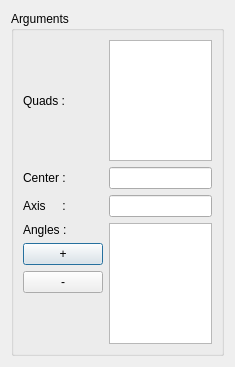
<?xml version="1.0" encoding="UTF-8"?>
<ui version="4.0">
 <class>QuadRevolutionDialog</class>
 <widget class="QDialog" name="QuadRevolutionDialog">
  <property name="geometry">
   <rect>
    <x>0</x>
    <y>0</y>
    <width>235</width>
    <height>367</height>
   </rect>
  </property>
  <property name="minimumSize">
   <size>
    <width>5</width>
    <height>0</height>
   </size>
  </property>
  <property name="windowTitle">
   <string>Quad(s) Revolution</string>
  </property>
  <layout class="QVBoxLayout" name="verticalLayout">
   <item>
    <widget class="QGroupBox" name="groupBox">
     <property name="minimumSize">
      <size>
       <width>5</width>
       <height>0</height>
      </size>
     </property>
     <property name="title">
      <string>Arguments</string>
     </property>
     <layout class="QGridLayout" name="gridLayout">
      <item row="0" column="0">
       <widget class="QLabel" name="quadsLabel">
        <property name="text">
         <string>Quads : </string>
        </property>
       </widget>
      </item>
      <item row="0" column="1">
       <widget class="QListWidget" name="quads_lw">
        <property name="sizePolicy">
         <sizepolicy hsizetype="Preferred" vsizetype="Preferred">
          <horstretch>0</horstretch>
          <verstretch>0</verstretch>
         </sizepolicy>
        </property>
       </widget>
      </item>
      <item row="1" column="0">
       <widget class="QLabel" name="label_5">
        <property name="text">
         <string>Center : </string>
        </property>
       </widget>
      </item>
      <item row="1" column="1">
       <widget class="QLineEdit" name="center_pt_le">
        <property name="sizePolicy">
         <sizepolicy hsizetype="Minimum" vsizetype="Fixed">
          <horstretch>0</horstretch>
          <verstretch>0</verstretch>
         </sizepolicy>
        </property>
        <property name="maximumSize">
         <size>
          <width>16777215</width>
          <height>16777215</height>
         </size>
        </property>
        <property name="toolTip">
         <string>Select a vertex
</string>
        </property>
        <property name="readOnly">
         <bool>false</bool>
        </property>
       </widget>
      </item>
      <item row="2" column="0">
       <widget class="QLabel" name="label_4">
        <property name="text">
         <string>Axis     :</string>
        </property>
       </widget>
      </item>
      <item row="2" column="1">
       <widget class="QLineEdit" name="axis_vec_le">
        <property name="sizePolicy">
         <sizepolicy hsizetype="Minimum" vsizetype="Fixed">
          <horstretch>0</horstretch>
          <verstretch>0</verstretch>
         </sizepolicy>
        </property>
        <property name="maximumSize">
         <size>
          <width>16777215</width>
          <height>16777215</height>
         </size>
        </property>
        <property name="toolTip">
         <string>Select a vector
</string>
        </property>
        <property name="readOnly">
         <bool>false</bool>
        </property>
       </widget>
      </item>
      <item row="3" column="0">
       <widget class="QLabel" name="label">
        <property name="text">
         <string>Angles : </string>
        </property>
       </widget>
      </item>
      <item row="3" column="1" rowspan="4">
       <widget class="QListWidget" name="angles_lw">
        <property name="sizePolicy">
         <sizepolicy hsizetype="Preferred" vsizetype="Preferred">
          <horstretch>0</horstretch>
          <verstretch>0</verstretch>
         </sizepolicy>
        </property>
       </widget>
      </item>
      <item row="4" column="0">
       <widget class="QPushButton" name="add_angle_pb">
        <property name="enabled">
         <bool>true</bool>
        </property>
        <property name="sizePolicy">
         <sizepolicy hsizetype="Maximum" vsizetype="Fixed">
          <horstretch>0</horstretch>
          <verstretch>0</verstretch>
         </sizepolicy>
        </property>
        <property name="text">
         <string>+</string>
        </property>
       </widget>
      </item>
      <item row="5" column="0">
       <widget class="QPushButton" name="del_angle_pb">
        <property name="sizePolicy">
         <sizepolicy hsizetype="Maximum" vsizetype="Fixed">
          <horstretch>0</horstretch>
          <verstretch>0</verstretch>
         </sizepolicy>
        </property>
        <property name="text">
         <string>-</string>
        </property>
       </widget>
      </item>
      <item row="6" column="0">
       <spacer name="verticalSpacer">
        <property name="orientation">
         <enum>Qt::Vertical</enum>
        </property>
        <property name="sizeHint" stdset="0">
         <size>
          <width>20</width>
          <height>45</height>
         </size>
        </property>
       </spacer>
      </item>
     </layout>
    </widget>
   </item>
  </layout>
 </widget>
 <resources/>
 <connections/>
</ui>
